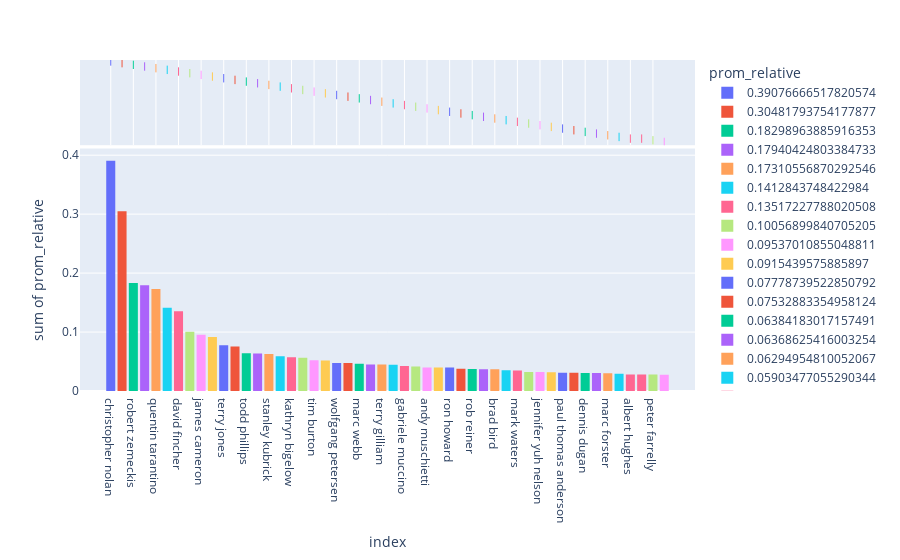

Notebook source saved alongside this figure:
### Code cell
fig = px.histogram(dir_resul_df.head(50), x="index", y="prom_relative", color="prom_relative", marginal="rug", # can be `box`, `violin`
                         hover_data="score")
fig.show()
